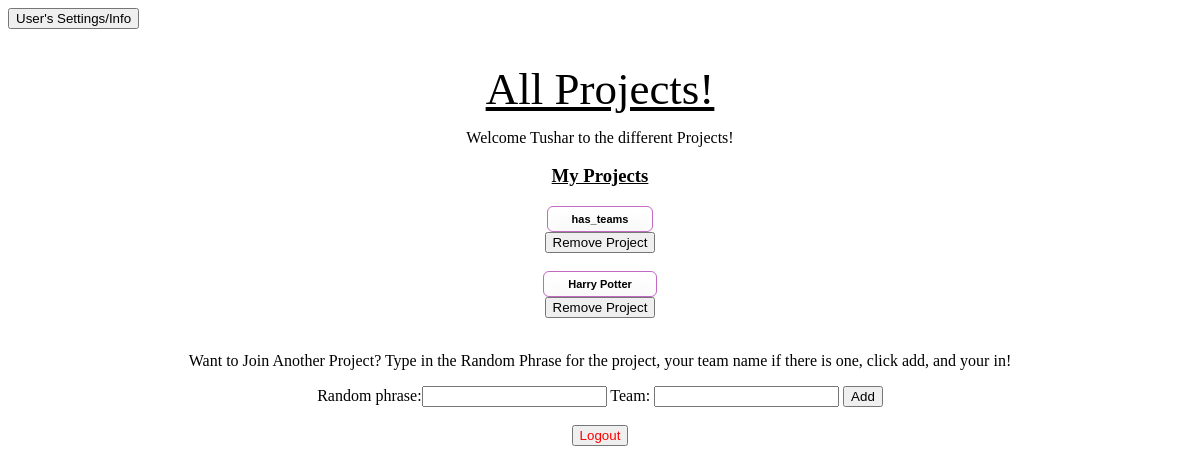
/quest/user_project_page/tdesai (signed in), run on the app's committed database.
### quest_extension/models.py (models this page shows)
class User(models.Model):
    user_ldap = models.CharField(max_length=45)
    user_first_name = models.CharField(max_length=45)
    user_last_name = models.CharField(max_length=45)
    user_email = models.CharField(max_length=45)
    user_password = models.CharField(max_length = 100)
    user_reset_password_pin = models.CharField(max_length = 100, null=True, default = None)

class Project(models.Model):
    project_name = models.CharField(max_length=1000)
    project_description = models.CharField(max_length=1000)
    project_random_phrase = models.CharField(max_length = 255, unique = True)
    project_admin_pin = models.CharField(max_length = 255, unique = True)
    project_editable = models.BooleanField()
    project_has_teams = models.BooleanField(default = False)

### quest_extension/views.py (the view)
# urls.py: path('user_project_page/<ldap>', views.get_user_project_page),
def get_user_project_page(request, ldap):
    if not validate_user_access(request, ldap):
        return HttpResponseRedirect('/quest/user_login')
    current_user = User.objects.get(user_ldap = ldap)
    user_projects = [user_project.project for user_project in UserProject.objects.filter(user = current_user)]
    user_project_ids = [project.id for project in user_projects]
    all_other_projects = [project for project in Project.objects.all() if project.id not in user_project_ids]
    add_new_project_form = AddNewProjectForm()
    context = {'current_user': current_user,
     'user_projects': user_projects,
      'all_other_projects': all_other_projects,
      'add_new_project_form': add_new_project_form}
    return render(request, 'quest_extension/user_project_page.html', context)

### quest_extension/forms.py
class AddNewProjectForm(forms.Form):
    random_phrase = forms.CharField()

### quest_extension/logic.py (called while the page is built)
def validate_user_access(request, ldap):
    return 'current_user_ldap' in request.session and request.session['current_user_ldap'] == ldap

### quest_extension/templates/quest_extension/user_project_page.html (shortened to what this page needs)
{% load static %}
<!DOCTYPE html>
<html lang="en">
    <head>
	<link rel="stylesheet" type="text/css" href="{% static 'quest_extension/user_project_page_style.css' %}">
    </head>
    <body>
    <form method='GET' action = '/quest/user_settings_info/{{current_user.user_ldap}}'>
        <button type='submit'>User's Settings/Info</button>
    </form>
    <div id = 'centered'>
        <h1>All Projects!</h1>
        <p>Welcome {{ current_user.user_first_name }} to the different Projects!</p>
        <h3> My Projects </h3>
        {% for project in user_projects %}
            <form method='GET', action = '/quest/user_home/{{ current_user.user_ldap }}/{{ project.id }}'>
                <div id= 'project_button'>
                    <button type='submit'>{{project.project_name}}</button>
                </div>
            </form>
            <form method='POST' action = '/quest/remove_user_project/{{ current_user.user_ldap }}'>
                <button onclick="return confirm('Are you sure you want to remove this project (All data submitted and all questions answered for this project will be deleted)?');" type = 'submit' name = 'remove_project' value = '{{ project.id }}'> Remove Project </button>
            </form>
            <br>
        {% endfor %}
        <p> Want to Join Another Project? Type in the Random Phrase for the project, your team name if
            there is one, click add,
            and your in!
        </p>
            <form id = 'add_new_project' method='POST' action = '/quest/add_user_project_page/{{ current_user.user_ldap }}'>
                {{ add_new_project_form }}
                Team: <input type = 'text', name = 'team'>
                <button type ='submit' name = 'project_id' value = '{{project.id}}'>Add</button>
            </form>
            <br>
            <div id= 'logout'>
            <form method='POST' action = '/quest/user_logout/{{ current_user.user_ldap}}'>
                    <button type = 'submit', name = 'logout'>Logout</button>
                </form>
            </div>
        </div>
    </body>
</html>

### quest_extension/static/quest_extension/user_project_page_style.css (style rules this page uses)
#centered { text-align: center; }
h1 { padding-top: 3%; text-decoration: underline; color: black; font-family: 'Trocchi', serif; font-size: 45px; font-weight: normal; line-height: 48px; margin: 0; }
h3 { text-decoration: underline; }
input { display: inline-block; }
#logout button { color:red; }
#project_button button { -moz-box-shadow:inset 0px 5px 23px 0px #ffffff; -webkit-box-shadow:inset 0px 5px 23px 0px #ffffff; box-shadow:inset 0px 5px 23px 0px #ffffff; background:-webkit-gradient(linear, left top, left bottom, color-stop(0.05, #ffffff), color-stop(1, #f6f6f6)); background:-moz-linear-gradient(top, #ffffff 5%, #f6f6f6 100%); background:-webkit-linear-gradient(top, #ffffff 5%, #f6f6f6 100%); background:-o-linear-gradient(top, #ffffff 5%, #f6f6f6 100%); background:-ms-linear-gradient(top, #ffffff 5%, #f6f6f6 100%); background:linear-gradient(to bottom, #ffffff 5%, #f6f6f6 100%); filter:progid:DXImageTransform.Microsoft.gradient(startColorstr='#ffffff', endColorstr='#f6f6f6',GradientType=0); background-color:#ffffff; -moz-border-radius:6px; -webkit-border-radius:6px; border-radius:6px; border:1.5px solid #c269c2; display:inline-block; cursor:pointer; color:black; font-family:Arial; font-size:11px; font-weight:bold; padding:6px 24px; text-decoration:none; }

### data on the page
User: user_first_name "Tushar"
Project: project_name "has_teams", {{ project.id }} 61 (drawn)
Project: project_name "Harry Potter", {{ project.id }} 12 (drawn)
